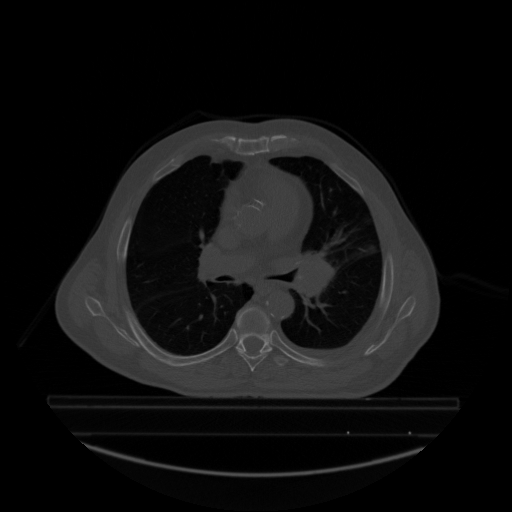
#> input picture segmentation-mip/data/verbe_axial.png, 512 x 512 px
$ python Clustering_K-Means.py -i data/verbe_axial.png -s hsv -c 02 -n 3 -o -f jpg
#> lines starting #> are read from the running program, lines starting #| are printed output that depends on the picture
#Auther:ZHANG Jing
#Email address:jing.zhang@insa-rouen.fr
#Date:2018-11-21
#Title:using k-means to segmentate a image
#Usage:python Clustering_K-Means.py -i data/verbe_axial.png -s hsv -c 02 -n 3 -o -f jpg

import numpy as np
import cv2
import scipy
from sklearn.cluster import KMeans
import argparse
import datetime

ap = argparse.ArgumentParser()
ap.add_argument('-i', '--image', required=True, help='Path to image file')
ap.add_argument('-w', '--width', type=int, default=0,help='Width to resize image to in pixels')
ap.add_argument('-s', '--color-space', type=str, default='bgr',help='Color space to use: BGR (default), HSV, Lab, YCrCb (YCC)')
ap.add_argument('-c', '--channels', type=str, default='all',help='Channel indices to use for clustering, 0 for first channel,1 for second channel, etc. E.g., if BGR color space is used, "02" selects channels B and R. (default "all")')
ap.add_argument('-n', '--num-clusters', type=int, default=3,help='Number of clusters for K-means clustering (default 3, min 2).')
ap.add_argument('-o', '--output-file', action='store_true',help='Save output image (side-by-side comparison of original image and clustering result) to disk.')
ap.add_argument('-f', '--output-format', type=str, default='png',help='File extension for output image (default png)')

args = vars(ap.parse_args())
image = cv2.imread(args['image'])
#> image is the input picture: shape (512, 512, 3); min 0, max 132, mean 15.7

# If a width was specified by the user,Resize image and make a copy of the original (resized) image.
if args['width'] > 0:
    height = int((args['width'] / image.shape[1]) * image.shape[0])
    image = cv2.resize(image, (args['width'], height),interpolation=cv2.INTER_AREA)
orig = image.copy()

# Change image color space, if necessary.
colorSpace = args['color_space'].lower()
if colorSpace == 'hsv':
    image = cv2.cvtColor(image, cv2.COLOR_BGR2HSV)
#> image: shape (512, 512, 3); mean H, S, V 0, 0, 15.7
elif colorSpace == 'ycrcb' or colorSpace == 'ycc':
    image = cv2.cvtColor(image, cv2.COLOR_BGR2YCrCb)
elif colorSpace == 'lab':
    image = cv2.cvtColor(image, cv2.COLOR_BGR2LAB)
else:
    colorSpace = 'bgr'  # set for file naming purposes

# Keep only the selected channels for K-means clustering.
if args['channels'] != 'all':
    channels = cv2.split(image)
    channelIndices = []
    for char in args['channels']:
        channelIndices.append(int(char))
    image = image[:,:,channelIndices]
    if len(image.shape) == 2:
        image.reshape(image.shape[0], image.shape[1], 1)

# Flatten the 2D image array into an MxN feature vector, where M is
# the number of pixels and N is the dimension (number of channels).
reshaped = image.reshape(image.shape[0] * image.shape[1], image.shape[2])
#> reshaped = 262144 pairs, first value 0 to 0, second value 0 to 132

# Perform K-means clustering.
if args['num_clusters'] < 2:
    print('Warning: num-clusters < 2 invalid. Using num-clusters = 2')
numClusters = max(2, args['num_clusters'])
kmeans = KMeans(n_clusters=numClusters, n_init=40, max_iter=500).fit(reshaped)

# Reshape result back into a 2D array, where each element represents the
# corresponding pixel's cluster index (0 to K - 1).
clustering = np.reshape(np.array(kmeans.labels_, dtype=np.uint8),(image.shape[0], image.shape[1]))
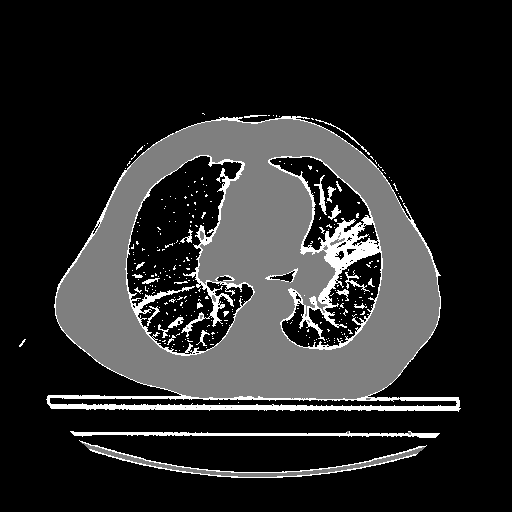
#> clustering: shape (512, 512); min 0, max 2, mean 0.327; drawn with min black and max white

# Sort the cluster labels in order of the frequency with which they occur.
sortedLabels = sorted([n for n in range(numClusters)],key=lambda x: -np.sum(clustering == x))
#> sortedLabels = [0, 1, 2]

# Initialize K-means grayscale image; set pixel colors based on clustering.
kmeansImage = np.zeros(image.shape[:2], dtype=np.uint8)
for i, label in enumerate(sortedLabels):
    kmeansImage[clustering == label] = int(255 / (numClusters - 1)) * i
#> this loop made 3 passes

# Concatenate original image and K-means image, separated by a gray strip.
concatImage = np.concatenate((orig,193 * np.ones((orig.shape[0], int(0.0625 * orig.shape[1]), 3), dtype=np.uint8),
    cv2.cvtColor(kmeansImage, cv2.COLOR_GRAY2BGR)), axis=1)
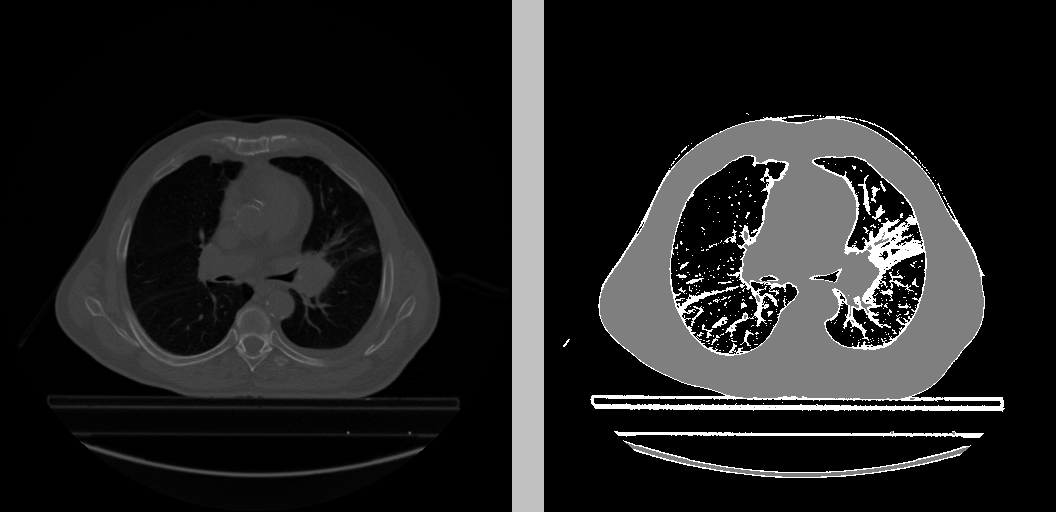
#> concatImage: shape (512, 1056, 3); min 0, max 254, mean 33.6
cv2.imshow('Original vs clustered', concatImage)

if args['output_file']:
    # Construct timestamped output filename and write image to disk.
    dt = datetime.datetime.now()
    fileExtension = args['output_format']
    filename = (str(dt.year)+str(dt.month)+str(dt.day)+str(dt.hour)+str(dt.minute)+colorSpace + '_c' + args['channels']
        + 'n' + str(numClusters) + '.' + fileExtension)
    cv2.imwrite(filename, kmeansImage)
cv2.waitKey(0)

$ run again, with segmentation-mip/data/verbe_coronal.png copied over segmentation-mip/data/verbe_axial.png
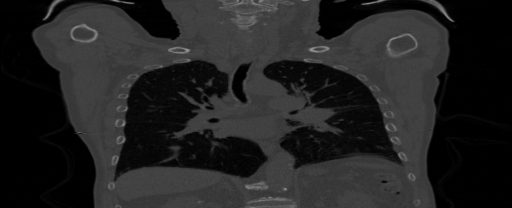
#> input picture segmentation-mip/data/verbe_coronal.png, 512 x 208 px
#> image is the input picture: shape (208, 512, 3); min 0, max 151, mean 34.5
#> image: shape (208, 512, 3); mean H, S, V 0, 0, 34.5
#> reshaped = 106496 pairs, first value 0 to 0, second value 0 to 151
#> `clustering = np.reshape(np.array(kmeans.labels_, dtype=np.uint8),(imag..`:
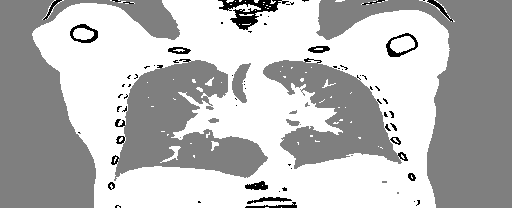
#> clustering: shape (208, 512); min 0, max 2, mean 1.46; drawn with min black and max white
#> sortedLabels = [2, 1, 0]
#> the loop `for i, label in enumerate(sortedLabels):` made 3 passes
#> label on passes 1 to 3: 2, 1, 0
#> `concatImage = np.concatenate((orig,193 * np.ones((orig.shape[0], int(0..`:
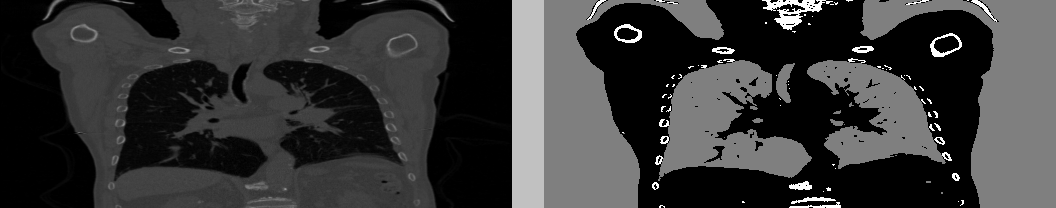
#> concatImage: shape (208, 1056, 3); min 0, max 254, mean 55.5

$ run again, with segmentation-mip/data/verbe_sagittal.png copied over segmentation-mip/data/verbe_axial.png
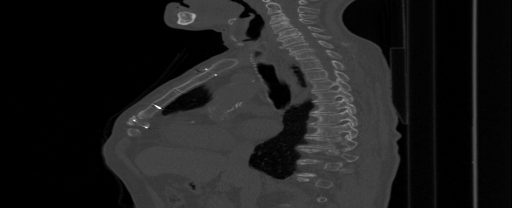
#> input picture segmentation-mip/data/verbe_sagittal.png, 512 x 208 px
#> image is the input picture: shape (208, 512, 3); min 0, max 254, mean 29.2
#> image: shape (208, 512, 3); mean H, S, V 0, 0, 29.2
#> reshaped = 106496 pairs, first value 0 to 0, second value 0 to 254
#> `clustering = np.reshape(np.array(kmeans.labels_, dtype=np.uint8),(imag..`:
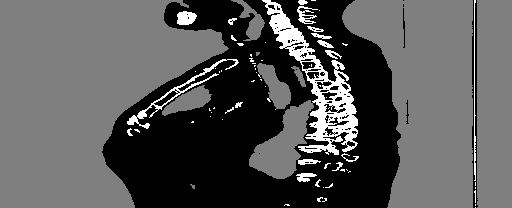
#> clustering: shape (208, 512); min 0, max 2, mean 0.688; drawn with min black and max white
#> sortedLabels = [1, 0, 2]
#> the loop `for i, label in enumerate(sortedLabels):` made 3 passes
#> label on passes 1 to 3: 1, 0, 2
#> `concatImage = np.concatenate((orig,193 * np.ones((orig.shape[0], int(0..`:
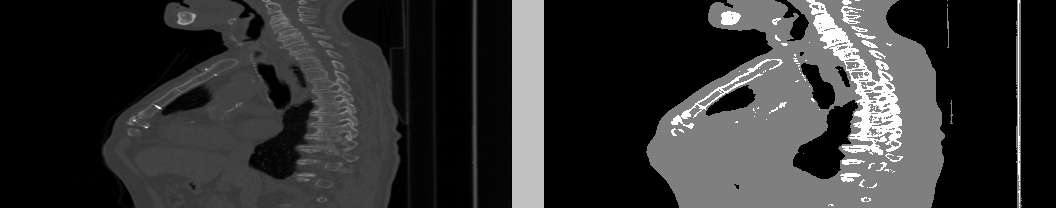
#> concatImage: shape (208, 1056, 3); min 0, max 254, mean 49.4
